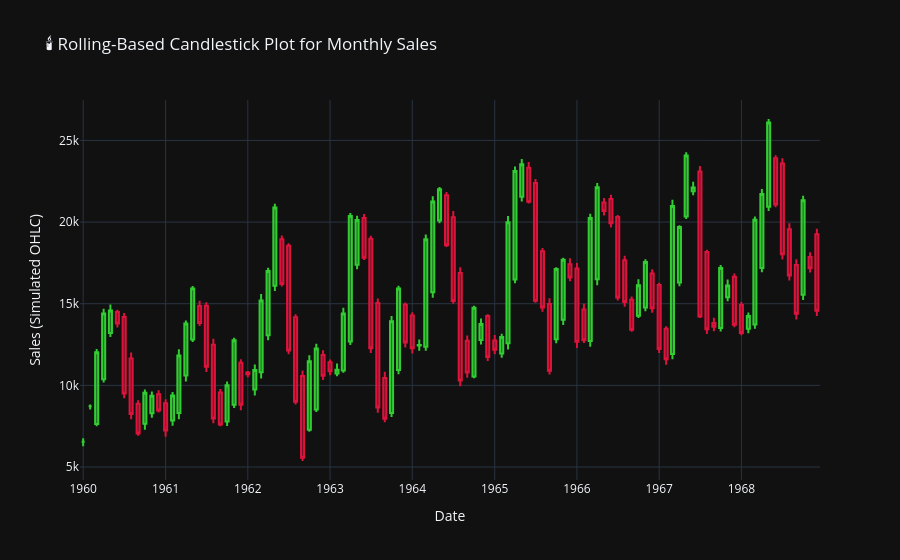

Notebook code for this chart:
### Code cell
import pandas as pd
import numpy as np
import plotly.graph_objects as go
from io import StringIO


data = """Month,Sales
1960-01,6550
1960-02,8728
1960-03,12026
1960-04,14395
1960-05,14587
1960-06,13791
1960-07,9498
1960-08,8251
1960-09,7049
1960-10,9545
1960-11,9364
1960-12,8456
1961-01,7237
1961-02,9374
1961-03,11837
1961-04,13784
1961-05,15926
1961-06,13821
1961-07,11143
1961-08,7975
1961-09,7610
1961-10,10015
1961-11,12759
1961-12,8816
1962-01,10677
1962-02,10947
1962-03,15200
1962-04,17010
1962-05,20900
1962-06,16205
1962-07,12143
1962-08,8997
1962-09,5568
1962-10,11474
1962-11,12256
1962-12,10583
1963-01,10862
1963-02,10965
1963-03,14405
1963-04,20379
1963-05,20128
1963-06,17816
1963-07,12268
1963-08,8642
1963-09,7962
1963-10,13932
1963-11,15936
1963-12,12628
1964-01,12267
1964-02,12470
1964-03,18944
1964-04,21259
1964-05,22015
1964-06,18581
1964-07,15175
1964-08,10306
1964-09,10792
1964-10,14752
1964-11,13754
1964-12,11738
1965-01,12181
1965-02,12965
1965-03,19990
1965-04,23125
1965-05,23541
1965-06,21247
1965-07,15189
1965-08,14767
1965-09,10895
1965-10,17130
1965-11,17697
1965-12,16611
1966-01,12674
1966-02,12760
1966-03,20249
1966-04,22135
1966-05,20677
1966-06,19933
1966-07,15388
1966-08,15113
1966-09,13401
1966-10,16135
1966-11,17562
1966-12,14720
1967-01,12225
1967-02,11608
1967-03,20985
1967-04,19692
1967-05,24081
1967-06,22114
1967-07,14220
1967-08,13434
1967-09,13598
1967-10,17187
1967-11,16119
1967-12,13713
1968-01,13210
1968-02,14251
1968-03,20139
1968-04,21725
1968-05,26099
1968-06,21084
1968-07,18024
1968-08,16722
1968-09,14385
1968-10,21342
1968-11,17180
1968-12,14577"""


df = pd.read_csv(StringIO(data), parse_dates=['Month'])
df.set_index('Month', inplace=True)


df['Open'] = df['Sales'].shift(1).rolling(window=2).mean()
df['Close'] = df['Sales']
df['High'] = df[['Open', 'Close']].max(axis=1) + np.random.randint(100, 400, size=len(df))
df['Low'] = df[['Open', 'Close']].min(axis=1) - np.random.randint(100, 400, size=len(df))


df['Open'].fillna(df['Sales'], inplace=True)


fig = go.Figure(data=[go.Candlestick(
    x=df.index,
    open=df["Open"],
    high=df["High"],
    low=df["Low"],
    close=df["Close"],
    increasing_line_color='limegreen',
    decreasing_line_color='crimson',
    name='Sales'
)])

fig.update_layout(
    title="🕯️ Rolling-Based Candlestick Plot for Monthly Sales",
    xaxis_title="Date",
    yaxis_title="Sales (Simulated OHLC)",
    xaxis_rangeslider_visible=False,
    template="plotly_dark"
)

fig.show()
